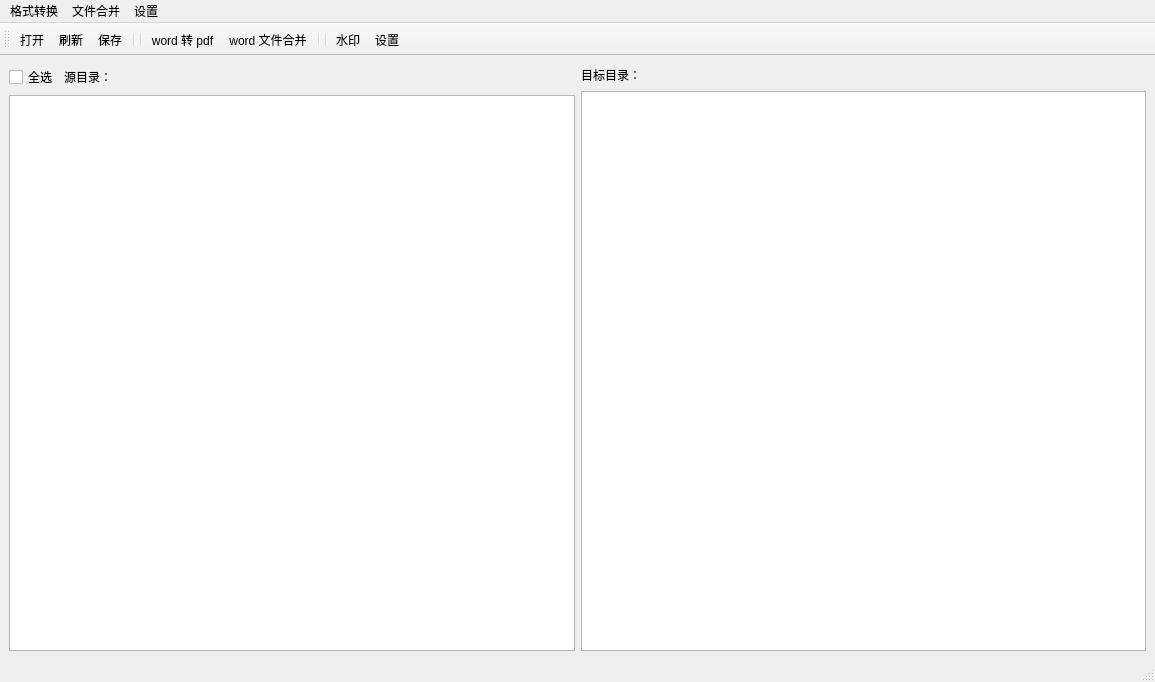
<?xml version="1.0" encoding="UTF-8"?>
<ui version="4.0">
 <class>MainWindow</class>
 <widget class="QMainWindow" name="MainWindow">
  <property name="geometry">
   <rect>
    <x>0</x>
    <y>0</y>
    <width>1155</width>
    <height>682</height>
   </rect>
  </property>
  <property name="windowTitle">
   <string>文档处理</string>
  </property>
  <property name="windowOpacity">
   <double>1.000000000000000</double>
  </property>
  <widget class="QWidget" name="centralwidget">
   <layout class="QHBoxLayout" name="horizontalLayout_3">
    <item>
     <layout class="QVBoxLayout" name="verticalLayout">
      <item>
       <layout class="QHBoxLayout" name="horizontalLayout">
        <item>
         <widget class="QCheckBox" name="checkBox">
          <property name="text">
           <string>全选</string>
          </property>
         </widget>
        </item>
        <item>
         <widget class="QLabel" name="label_src">
          <property name="text">
           <string>源目录：</string>
          </property>
         </widget>
        </item>
        <item>
         <spacer name="horizontalSpacer">
          <property name="orientation">
           <enum>Qt::Horizontal</enum>
          </property>
          <property name="sizeHint" stdset="0">
           <size>
            <width>40</width>
            <height>20</height>
           </size>
          </property>
         </spacer>
        </item>
       </layout>
      </item>
      <item>
       <widget class="QListWidget" name="listWidget_src"/>
      </item>
     </layout>
    </item>
    <item>
     <layout class="QVBoxLayout" name="verticalLayout_2">
      <item>
       <layout class="QHBoxLayout" name="horizontalLayout_2">
        <item>
         <widget class="QLabel" name="label_dst">
          <property name="text">
           <string>目标目录：</string>
          </property>
         </widget>
        </item>
        <item>
         <spacer name="horizontalSpacer_2">
          <property name="orientation">
           <enum>Qt::Horizontal</enum>
          </property>
          <property name="sizeHint" stdset="0">
           <size>
            <width>40</width>
            <height>20</height>
           </size>
          </property>
         </spacer>
        </item>
       </layout>
      </item>
      <item>
       <widget class="QListWidget" name="listWidget_dst"/>
      </item>
     </layout>
    </item>
   </layout>
  </widget>
  <widget class="QStatusBar" name="statusbar"/>
  <widget class="QToolBar" name="toolBar">
   <property name="windowTitle">
    <string>toolBar</string>
   </property>
   <attribute name="toolBarArea">
    <enum>TopToolBarArea</enum>
   </attribute>
   <attribute name="toolBarBreak">
    <bool>false</bool>
   </attribute>
   <addaction name="actionOpenSrc"/>
   <addaction name="actionFlush"/>
   <addaction name="actionOpenDst"/>
   <addaction name="separator"/>
   <addaction name="separator"/>
   <addaction name="actionDoc2Pdf"/>
   <addaction name="actionMergeDoc"/>
   <addaction name="separator"/>
   <addaction name="separator"/>
   <addaction name="actionWaterMark"/>
   <addaction name="actionSetting"/>
  </widget>
  <widget class="QMenuBar" name="menuBar">
   <property name="geometry">
    <rect>
     <x>0</x>
     <y>0</y>
     <width>1155</width>
     <height>23</height>
    </rect>
   </property>
   <widget class="QMenu" name="menu">
    <property name="title">
     <string>格式转换</string>
    </property>
    <addaction name="actionDoc2Pdf"/>
    <addaction name="action_pdf"/>
   </widget>
   <widget class="QMenu" name="menu_2">
    <property name="title">
     <string>文件合并</string>
    </property>
    <addaction name="actionMergeDoc"/>
    <addaction name="actionpdf"/>
   </widget>
   <widget class="QMenu" name="menu_3">
    <property name="title">
     <string>设置</string>
    </property>
    <addaction name="actionword"/>
    <addaction name="actionSetting"/>
   </widget>
   <addaction name="menu"/>
   <addaction name="menu_2"/>
   <addaction name="menu_3"/>
  </widget>
  <action name="actionOpenSrc">
   <property name="icon">
    <iconset>
     <normaloff>res/images/open.gif</normaloff>res/images/open.gif</iconset>
   </property>
   <property name="text">
    <string>打开</string>
   </property>
   <property name="toolTip">
    <string>指定源文件目录</string>
   </property>
  </action>
  <action name="actionOpenDst">
   <property name="icon">
    <iconset>
     <normaloff>res/images/save.gif</normaloff>
     <normalon>res/dst3.gif</normalon>res/images/save.gif</iconset>
   </property>
   <property name="text">
    <string>保存</string>
   </property>
   <property name="toolTip">
    <string>指定保存目录</string>
   </property>
  </action>
  <action name="actionDoc2Pdf">
   <property name="icon">
    <iconset>
     <normaloff>res/images/convert.gif</normaloff>res/images/convert.gif</iconset>
   </property>
   <property name="text">
    <string>word 转 pdf</string>
   </property>
   <property name="toolTip">
    <string>word 转 pdf</string>
   </property>
  </action>
  <action name="actionMergeDoc">
   <property name="icon">
    <iconset>
     <normaloff>res/images/merge.gif</normaloff>res/images/merge.gif</iconset>
   </property>
   <property name="text">
    <string>word 文件合并</string>
   </property>
   <property name="toolTip">
    <string>word 文件合并</string>
   </property>
  </action>
  <action name="actionpdf">
   <property name="text">
    <string>pdf 文件合并</string>
   </property>
  </action>
  <action name="action_pdf">
   <property name="text">
    <string>图片 转 pdf</string>
   </property>
  </action>
  <action name="actionFlush">
   <property name="icon">
    <iconset>
     <normaloff>res/images/flush.gif</normaloff>res/images/flush.gif</iconset>
   </property>
   <property name="text">
    <string>刷新</string>
   </property>
   <property name="toolTip">
    <string>更新源文件</string>
   </property>
  </action>
  <action name="actionSetting">
   <property name="icon">
    <iconset>
     <normaloff>res/images/setting.gif</normaloff>res/images/setting.gif</iconset>
   </property>
   <property name="text">
    <string>设置</string>
   </property>
   <property name="toolTip">
    <string>设置</string>
   </property>
  </action>
  <action name="actionword">
   <property name="text">
    <string>word 文件设置</string>
   </property>
  </action>
  <action name="actionWaterMark">
   <property name="icon">
    <iconset>
     <normaloff>res/images/watermark.gif</normaloff>res/images/watermark.gif</iconset>
   </property>
   <property name="text">
    <string>水印</string>
   </property>
   <property name="toolTip">
    <string>处理水印</string>
   </property>
  </action>
 </widget>
 <resources/>
 <connections>
  <connection>
   <sender>toolBar</sender>
   <signal>actionTriggered(QAction*)</signal>
   <receiver>MainWindow</receiver>
   <slot>slot_tools()</slot>
   <hints>
    <hint type="sourcelabel">
     <x>27</x>
     <y>33</y>
    </hint>
    <hint type="destinationlabel">
     <x>401</x>
     <y>142</y>
    </hint>
   </hints>
  </connection>
  <connection>
   <sender>checkBox</sender>
   <signal>clicked(bool)</signal>
   <receiver>MainWindow</receiver>
   <slot>slot_checked()</slot>
   <hints>
    <hint type="sourcelabel">
     <x>25</x>
     <y>62</y>
    </hint>
    <hint type="destinationlabel">
     <x>400</x>
     <y>189</y>
    </hint>
   </hints>
  </connection>
  <connection>
   <sender>listWidget_src</sender>
   <signal>itemSelectionChanged()</signal>
   <receiver>MainWindow</receiver>
   <slot>slot_selected()</slot>
   <hints>
    <hint type="sourcelabel">
     <x>209</x>
     <y>276</y>
    </hint>
    <hint type="destinationlabel">
     <x>401</x>
     <y>346</y>
    </hint>
   </hints>
  </connection>
 </connections>
 <slots>
  <slot>slot_checked()</slot>
  <slot>slot_selected()</slot>
  <slot>slot_tools()</slot>
 </slots>
</ui>
